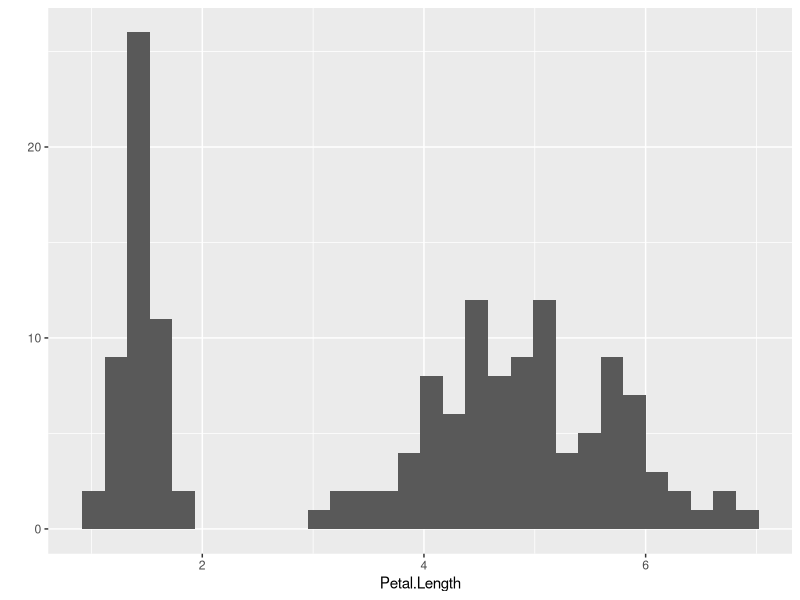
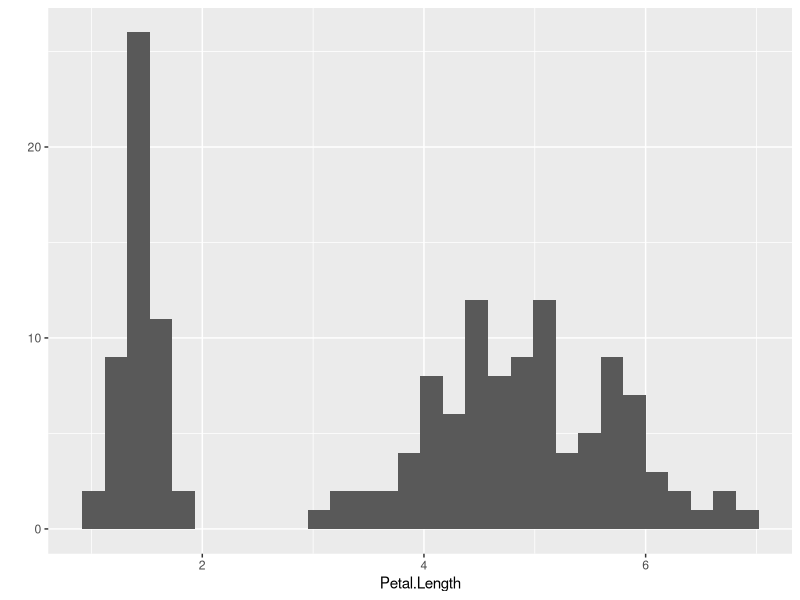
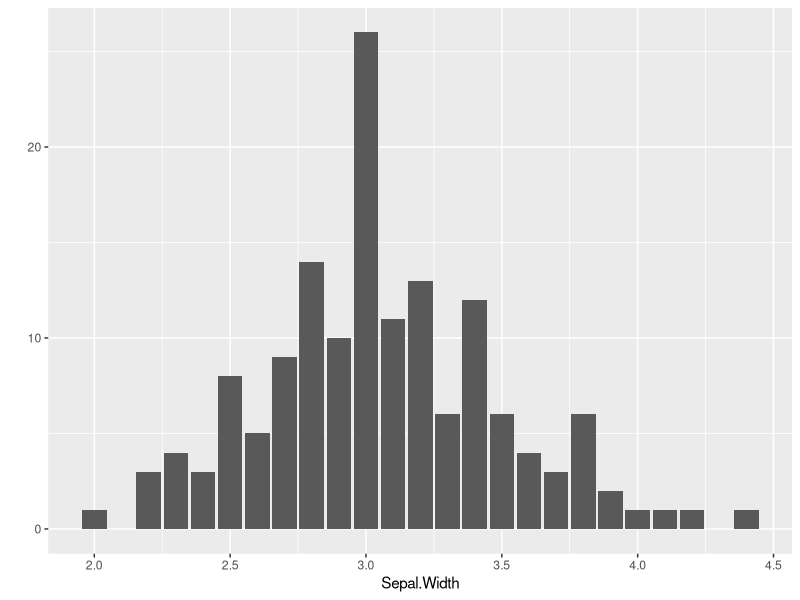
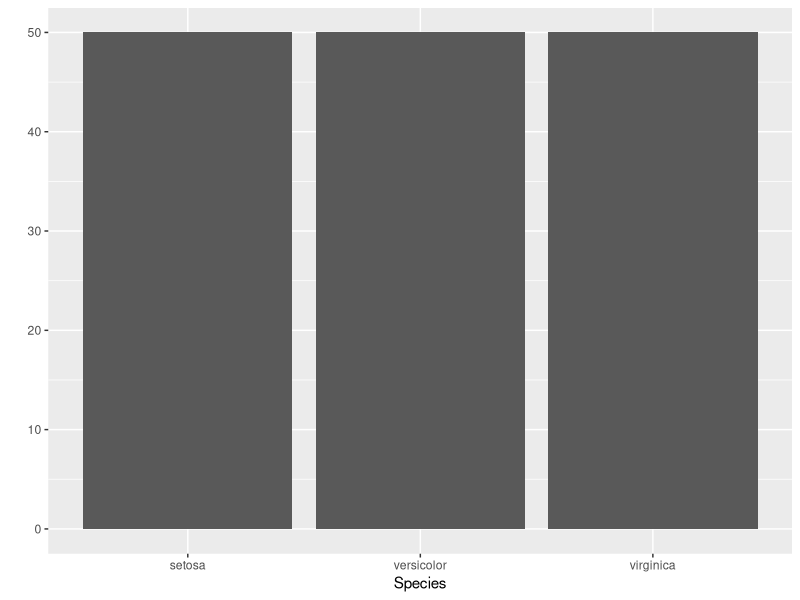
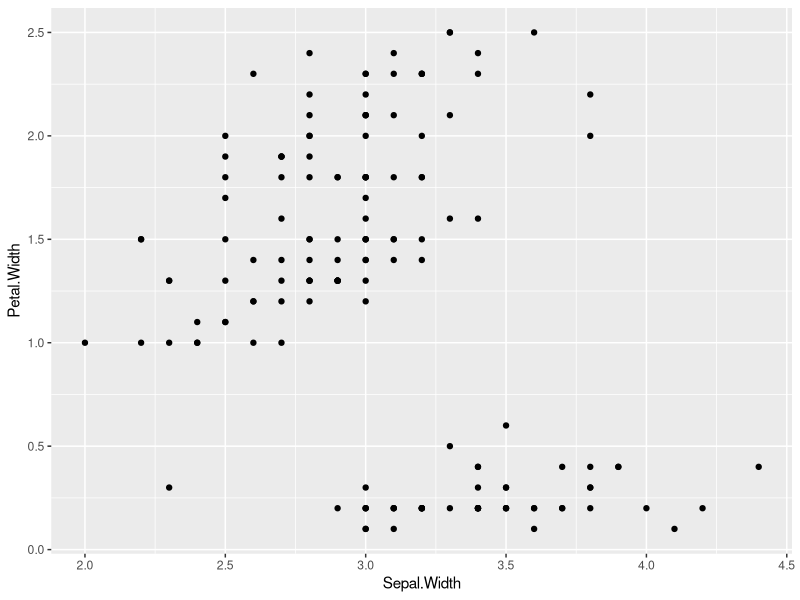
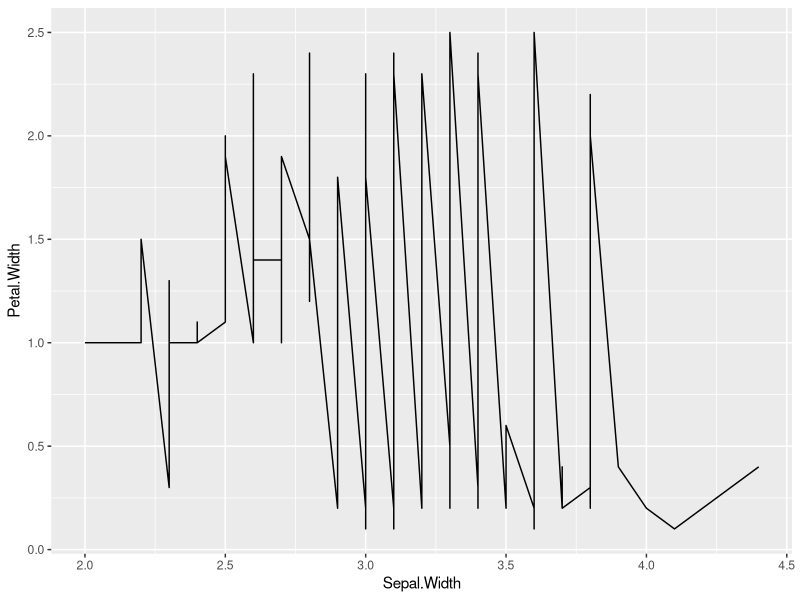
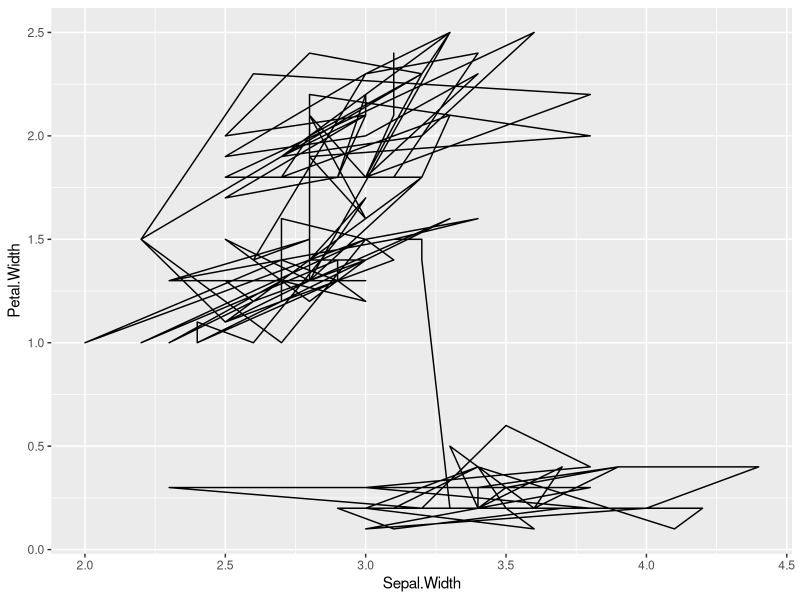
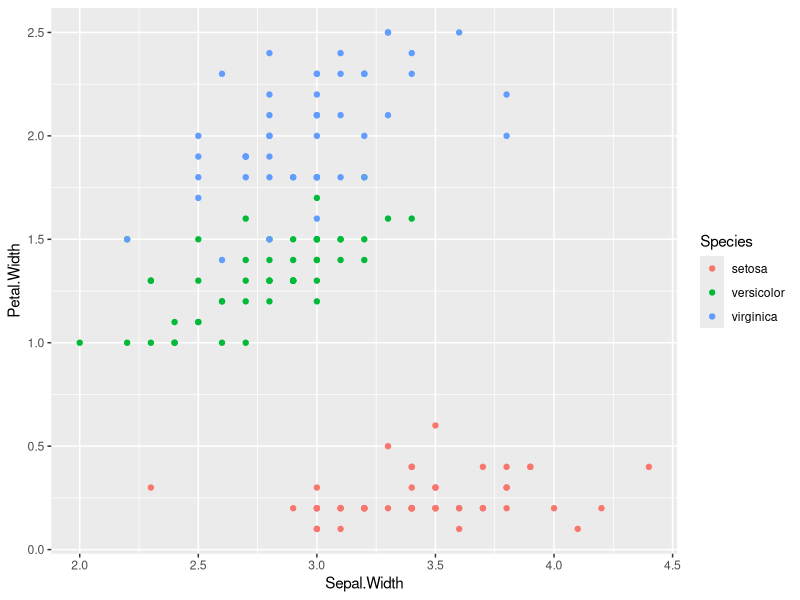

Source code (R) for these figures, in order:
## ---- chunk 1
knitr::opts_chunk$set(message = FALSE, warning = FALSE, comment = "")
rm(list=ls(all=T))
## ---- chunk 2
if(!require(tidyverse)){install.packages("tidyverse");library(tidyverse)}
## ---- chunk 3
## histograma, por padrão
qplot(x = Petal.Length, data = iris, bins = 30)
## ---- chunk 4
## especificando o tipo de grafico
qplot(x = Petal.Length, data = iris, geom = "histogram", bins = 30)
## ---- chunk 5
## grafico de barras
qplot(x = Sepal.Width, data = iris, geom = "bar")
## ---- chunk 6
## padrão geom = "bar
qplot(x = Species, data = iris)
## ---- chunk 7
## padrão geom = point
qplot(x =  Sepal.Width, y = Petal.Width, data = iris)
## ---- chunk 8
## grafico de linhas
qplot(x =  Sepal.Width, y = Petal.Width, data = iris, geom = "line")
## ---- chunk 9
## grafico de linhas - pesquisar???
qplot(x =  Sepal.Width, y = Petal.Width, data = iris, geom = "path")
## ---- chunk 10
## grafico de pontos: cores por species
qplot(x =  Sepal.Width, y = Petal.Width, data = iris, color = Species)
## ---- chunk 11
## formato dos pontos por species
qplot(x =  Sepal.Width, y = Petal.Width, data = iris, shape = Species)
## ---- chunk 12
## cor e formato por species
qplot(x =  Sepal.Width, y = Petal.Width, data = iris, color = Species,shape = Species)
## ---- chunk 13
## grafico de barras
ggplot(iris, aes(Sepal.Width)) + geom_bar()
## ---- chunk 14
## histograma
ggplot(iris, aes(Sepal.Width)) + geom_histogram(bins = 30)
## ---- chunk 15
## grafico de densidade (estimativa de densidade de Kernel)
ggplot(iris, aes(Sepal.Width)) + geom_density()
## ---- chunk 16
## poligno de frequencia
ggplot(iris, aes(Sepal.Width)) + geom_freqpoly(bins = 30)
## ---- chunk 17
## graficos de pontos
ggplot(iris, aes(Sepal.Width)) + geom_dotplot(binwidth = 0.03)
## ---- chunk 18
## objeto que recebe o banco de dados no qual usaremos para construir os graficos
g <- ggplot(iris)
## ---- chunk 19
## transparencia e contornos
## alpha = transparencia
## colour = controno
g+ geom_histogram(aes(Petal.Length, fill = Species), binwidth = 0.1,  alpha = 0.3, colour = "red")
## ---- chunk 20
g+ geom_density(aes(Petal.Length, fill = Species), colour = "black")
## ---- chunk 21
g+ geom_freqpoly(aes(Petal.Length, colour = Species), binwidth = 0.1)
## ---- chunk 22
## histograma com um grafico de densidade
## 0.1 * ..count.. é utilizado para ele ignorar a estimativa de densidade de Kernel e usar a ontagem como altura das linhas 
 g+ geom_histogram(aes(Petal.Length, fill = Species), binwidth = 0.1,  alpha = 0.5, colour = "black") + 
  geom_density(aes(Petal.Length,0.1*..count.., fill = Species), alpha = 0.3, colour = "black")
  
## ---- chunk 23
g+ geom_histogram(aes(Petal.Length, fill = Species), binwidth = 0.1,  alpha = 0.5, colour = "black") +
  geom_freqpoly(aes(Petal.Length, colour = Species), binwidth = 0.1)
## ---- chunk 24
g+ geom_dotplot(aes(Petal.Length, fill = Species), binwidth = 0.1,  alpha = 0.5, colour = "black") +
  geom_freqpoly(aes(Petal.Length, colour = Species), binwidth = 0.1)
## ---- chunk 25
dados <- iris %>% 
  group_by(Species) %>% 
  summarise(Média = mean(Sepal.Width), Desvio = sd(Sepal.Width))
## ---- chunk 26
## criacao do objeto para plotar
g <- ggplot(dados)
## ---- chunk 27
## grafico de colunas do desvio padrão de Sepal.Width
g+ geom_col(aes(x = Species, y = Desvio))
## ---- chunk 28
## grafico de colunas da média de Sepal.Width
g+ geom_col(aes(x = Species, y = Média))
## ---- chunk 29
## para maximo e minimo
g + geom_linerange(aes(x=Species, ymin=Média-Desvio, ymax=Média+Desvio), linetype="dashed")
## ---- chunk 30
g + geom_errorbar(aes(x=Species, ymin=Média-Desvio, ymax=Média+Desvio), linetype="longdash")
## ---- chunk 31
g+ geom_errorbarh(aes(y=Species, xmin=Média-Desvio, xmax=Média+Desvio))
## ---- chunk 32
g+ geom_pointrange(aes(x=Species,y=Média,ymin=Média-Desvio,ymax=Média+Desvio,colour=Species), size=1)
## ---- chunk 33
g+geom_col(aes(x=Species,y=Média,fill=Species))+
  geom_errorbar(aes(x=Species, ymin=Média-Desvio, ymax=Média+Desvio), linetype="longdash")
## ---- chunk 34
## criando novo banco de dados
g1 <- ggplot(iris)
## ---- chunk 35
## grafico de pontos: comprimento por largura de sepalas
g1+ geom_point(aes(x=Sepal.Length, y=Sepal.Width))
## ---- chunk 36
## grafico de pontos: comprimento por largura de sepalas, adicionado cores
g1+ geom_point(aes(x=Sepal.Length, y=Sepal.Width, colour=Species))
## ---- chunk 37
## grafico de pontos: comprimento por largura de sepalas, adicionado cores e formato
g1+ geom_point(aes(x=Sepal.Length, y=Sepal.Width, colour=Species,shape=Species))
## ---- chunk 38
## banco de dados economics
e <- ggplot(economics)
## ---- chunk 39
## grafico de série temporal
e+ geom_line(aes(date,unemploy))
## ---- chunk 40
## grafico de área
e+ geom_area(aes(date, unemploy))
## ---- chunk 41
a <- g1+ geom_point(aes(x=Sepal.Length, y=Sepal.Width, colour=Species))+
  labs(title = "Comprimento por Largura de Sepalas",x="Valores de Sepal.Length",y="Valores de Sepal.Length")
a
## ---- chunk 42
a+ theme_bw()
## ---- chunk 43
a+theme_classic()
## ---- chunk 44
a+ theme_minimal()
## ---- chunk 45
if(!require(ggthemes)){install.packages("ggthemes");library(ggthemes)}
## ---- chunk 46
## cores  e temas do the economist
a+ theme_economist() + scale_colour_economist()
## ---- chunk 47
## pessoas dautonicas
a+ theme_calc()+scale_color_colorblind()
## ---- chunk 48
a+xlim(4,5)+ylim(2,2.5)
## ---- chunk 49
## base de dados
e <- ggplot(mpg)
## ---- chunk 50
## boxplot de tipo de carro x milhas por galão
e+ geom_boxplot(aes(class,hwy))
## ---- chunk 51
## tipo de carro X milhas por galao
e+ geom_boxplot(aes(class,hwy))+
  geom_jitter(aes(class,hwy))
## ---- chunk 52
## grafico de violino
e+ geom_violin(aes(class,hwy))+
  geom_jitter(aes(class,hwy))
## ---- chunk 53
e+ geom_violin(aes(class,hwy))+
  geom_jitter(aes(class,hwy))+
  coord_cartesian(xlim = c(0,10), ylim=c(-10,60))
## ---- chunk 54
## girar o grafico
e+ geom_boxplot(aes(class,hwy)) + coord_flip()
## ---- chunk 55
## banco de dados
df <- data.frame(grupo=c("H","M","C"),
                 valor=c(25,25,5))
## ---- chunk 56
## grafico de colunas
ggplot(df) + geom_col(aes(x=1,y=valor,fill=grupo))
## ---- chunk 57
## grafico de pizza
ggplot(df) + geom_col(aes(x=1,y=valor,fill=grupo))+
  coord_polar(theta = "y")
## ---- chunk 58
## grafico de rosca
ggplot(df) + geom_col(aes(x=1,y=valor,fill=grupo))+
  coord_polar(theta = "x")
## ---- chunk 59
e+ geom_boxplot(aes(class,hwy))+
  facet_grid(year~.)
## ---- chunk 60
e+ geom_boxplot(aes(class,hwy))+ facet_grid(drv~year)
## ---- chunk 61
## banco de pontos
diamonds <- diamonds
## deixa o tema "bW" como padrão
theme_set(theme_bw())
## ---- chunk 62
## grafico de bolhas básico
diamonds %>% 
  sample_n(250) %>% #amostra
  ggplot(aes(x=carat,y=price))+ #posicao dos pontos
  geom_point(alpha=0.3) #transparencia
## ---- chunk 63
## grafico de pontos basico com cores
diamonds %>% 
  sample_n(250) %>% #amostra
  ggplot(aes(x=carat,y=price, color=cut))+ #cor dos pontos
  geom_point(alpha=0.3)
## ---- chunk 64
## grafico de bolhas
diamonds %>% 
  sample_n(250) %>% #amostra
  ggplot(aes(x=carat,y=price, size=depth,color=cut))+ #cor dos pontos
  geom_point(alpha=0.3)+
  scale_size_continuous(range = c(0.01,10))
## ---- chunk 65
ggplot(iris)+
  geom_jitter(aes(x=Sepal.Length, y=Sepal.Width,
                  colour=Species,size=Petal.Length,shape=Species),
              alpha=0.5)+
  scale_size_continuous(range = c(0.01,10))
## ---- chunk 66
## banco de dados
mpg <- mpg
va <- mpg$class
## ---- chunk 67
## preparar os dados
nrows <- 10 # numero de blocos/linhas
df <- expand.grid(y=1:nrows,x=1:nrows)
## ---- chunk 68
## tabulando de maneira simples
categ.table <- round(table(va)*((nrows*nrows)/(length(va))))
## ---- chunk 69
## colocando os nomes no data.frame
df$category <- factor(rep(names(categ.table),categ.table))
## ---- chunk 70
## simples
ggplot(df, aes(x=x,y=y,fill=category))+
  geom_tile(color="black", size=0.5)
## ---- chunk 71
## com mais detalhes
ggplot(df, aes(x=x,y=y,fill=category))+
  geom_tile(color="black", size=0.5)+
  scale_x_continuous(expand = c(0,0))+
  scale_y_continuous(expand = c(0,0), trans = 'reverse')+
  scale_fill_brewer(palette = "Set1")+
  labs(title = "Grafico WAFFLE", subtitle = "Tipo de veículo", caption = "Fonte: mpg")+
  theme(axis.title = element_blank(),
        axis.text = element_blank(),
        legend.title = element_blank())
